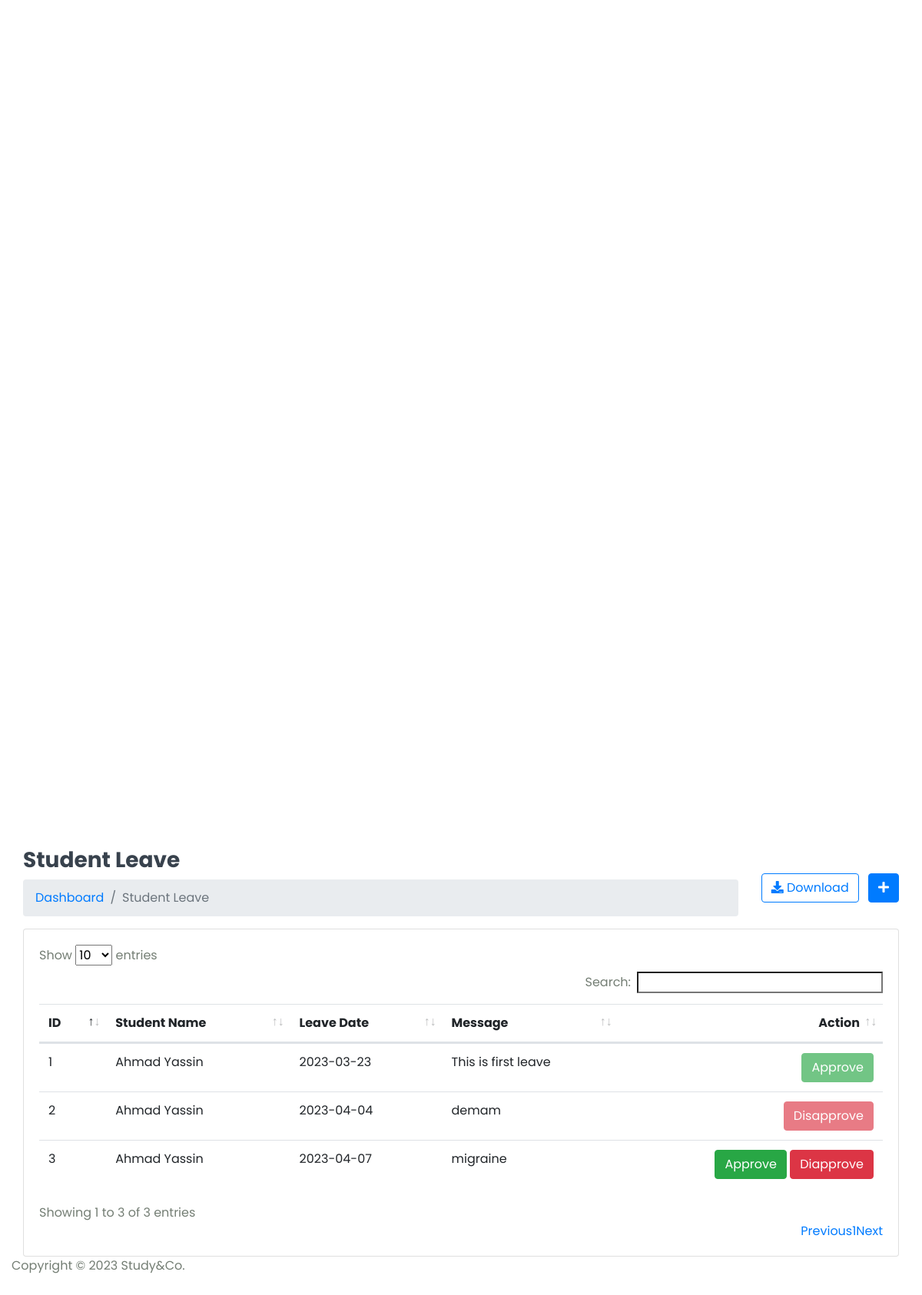
The app's page /Hod/Student/Leave_view (signed in, lower part), older data.
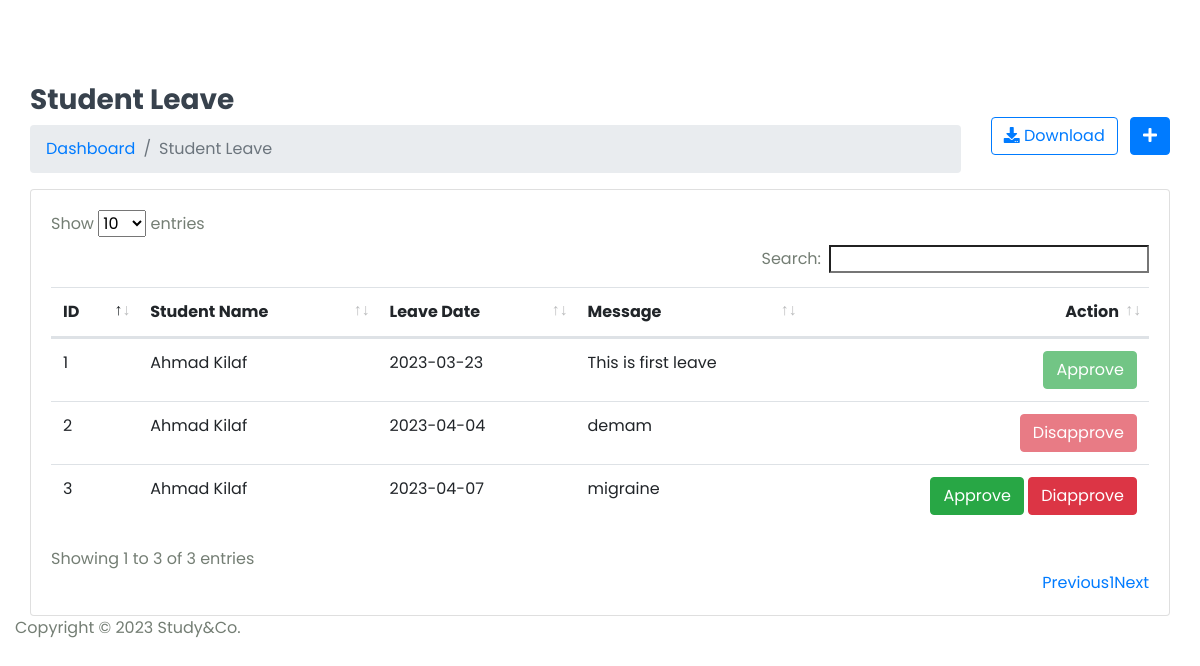
The same page, newer data.
### StudyApp/models.py (models this page shows, shortened)
class Student_leave(models.Model):
    student_id = models.ForeignKey(Student,on_delete=models.CASCADE)
    data = models.CharField(max_length=100)
    message = models.TextField()
    status = models.IntegerField(default=0)
    created_at = models.DateTimeField(auto_now_add=True)
    updated_at = models.DateTimeField(auto_now_add=True)

class Student(models.Model):
    admin = models.OneToOneField(CustomUser,on_delete=models.CASCADE)
    address = models.TextField()
    gender = models.CharField(max_length=100)
    course_id = models.ForeignKey(Course,on_delete=models.DO_NOTHING)
    session_year_id = models.ForeignKey(Session_Year,on_delete=models.DO_NOTHING)
    created_at = models.DateTimeField(auto_now_add=True)
    updated_at = models.DateTimeField(auto_now=True)

class CustomUser(AbstractUser):
    USER = (
        (1,'HOD'),
        (2,'STAFF'),
        (3,'STUDENT'),
    )
    user_type = models.CharField(choices=USER,max_length=50,default=1)
    profile_pic = models.ImageField(upload_to='media/profile_pic')

### StudyGo/Hod_Views.py (the view)
# urls.py: path('Hod/Student/Leave_view',Hod_Views.STUDENT_LEAVE_VIEW,name='student_leave_view'),
@login_required(login_url='login')
def STUDENT_LEAVE_VIEW(request):
    student_leave = Student_leave.objects.all()
    context = {
        'student_leave':student_leave,
    }
    return render(request,'Hod/student_leave.html',context)

### templates/Hod/student_leave.html (shortened to what this page needs)
{% extends 'base.html' %} {% block content %}
<div class="content container-fluid">
  <div class="page-header">
    <div class="row align-items-center">
      <div class="col">
        <h3 class="page-title">Student Leave</h3>
        <ul class="breadcrumb">
          <li class="breadcrumb-item"><a href="index.html">Dashboard</a></li>
          <li class="breadcrumb-item active">Student Leave</li>
        </ul>
      </div>
      <div class="col-auto text-right float-right ml-auto">
        <a href="#" class="btn btn-outline-primary mr-2"
          ><i class="fas fa-download"></i> Download</a
        >
        <a href="add-student.html" class="btn btn-primary"
          ><i class="fas fa-plus"></i
        ></a>
      </div>
    </div>
  </div>
  <div class="row">
    <div class="col-sm-12">
      <div class="card card-table">
        <div class="card-body">
          <div class="table-responsive">
            <table id="table_id" class="table table-hover table-center mb-0">
              <thead>
                <tr>
                  <th>ID</th>
                  <th>Student Name</th>
                  <th>Leave Date</th>
                  <th>Message</th>
                  <th class="text-right">Action</th>
                </tr>
              </thead>
              <tbody>
                {% for i in student_leave %}
                <tr>
                  <td>{{i.id}}</td>
                  <td>
                    {{i.student_id.admin.first_name}}
                    {{i.student_id.admin.last_name}}
                  </td>
                  <td>{{i.data}}</td>
                  <td>{{i.message}}</td>
                  <td class="text-right">
                    <div class="actions">
                        {% if i.status == 0 %}
                        <a href="{% url 'student_approve_leave' i.id %}" class="btn btn-success">Approve</a>
                        <a href="{% url 'student_disapprove_leave' i.id %}" c class="btn btn-danger">Diapprove</a>
                        {% elif i.status == 1 %}
                        <button href="#" class="btn btn-success" disabled="disabled" >Approve</button>
                        {% else %}
                        <button href="#" class="btn btn-danger" disabled="disabled" >Disapprove</button>
                        {% endif %}
                    </div>
                  </td>
                </tr>
                {% endfor %}
              </tbody>
            </table>
          </div>
        </div>
      </div>
    </div>
  </div>
</div>
{% endblock content %}

Row changes from the older to the newer data that the page shows:
changed through a linked row, Student_leave "This is first leave": student_id.admin.last_name "Yassin" → "Kilaf"
changed through a linked row, Student_leave "demam": student_id.admin.last_name "Yassin" → "Kilaf"
changed through a linked row, Student_leave "migraine": student_id.admin.last_name "Yassin" → "Kilaf"
